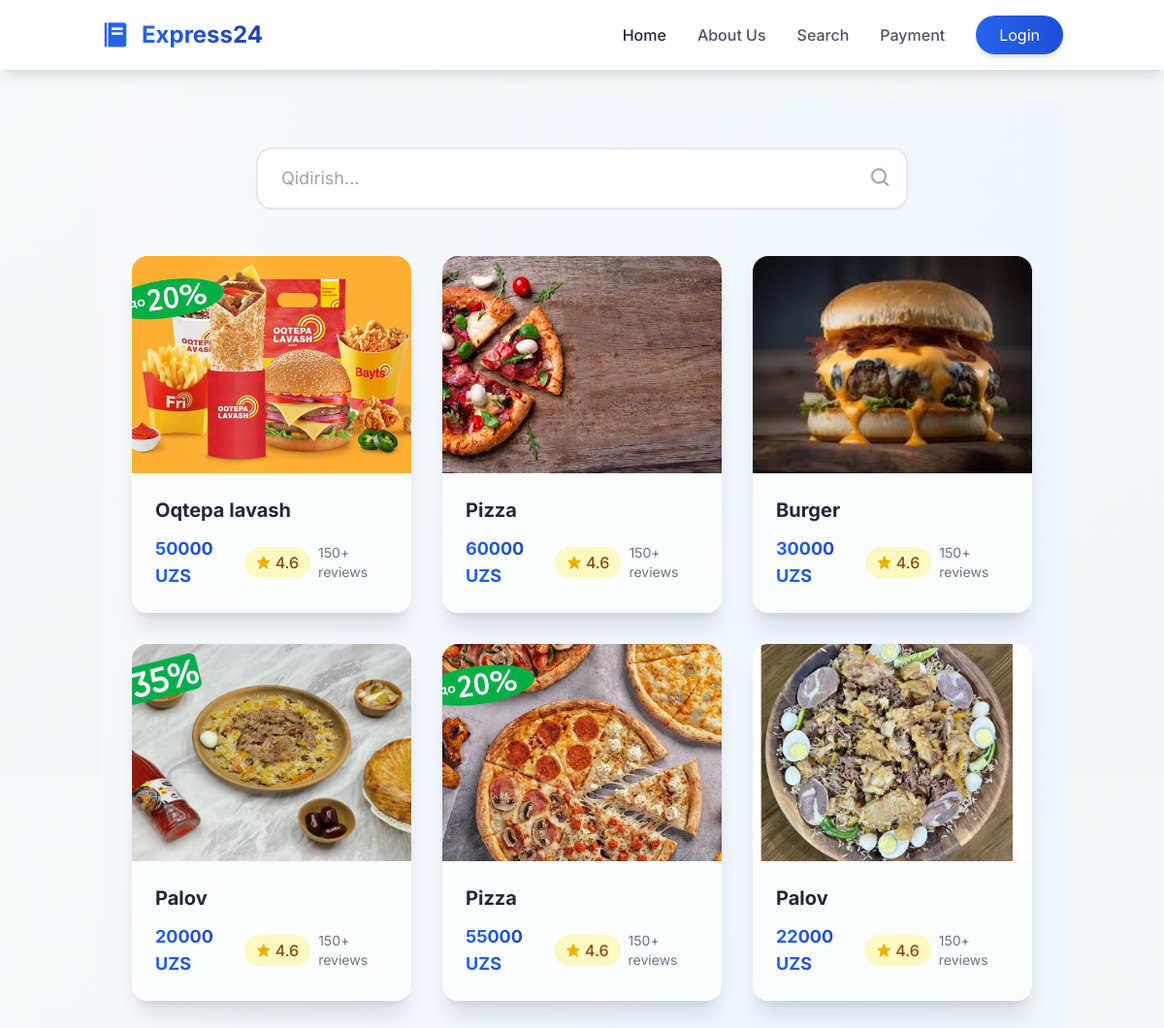
/qidiruv/, run on the app's committed database.
### app1/models.py (models this page shows, shortened)
class Taomlar(models.Model):
    mahsulot_nomi = models.CharField(max_length=100)
    mahsulot_izohi = models.CharField(max_length=200)
    rasm = models.ImageField(upload_to='fayl/', blank=True, null=True)
    mahsulot_narxi = models.IntegerField(blank=True, null=True)
    mahsulot_turi = models.CharField(max_length=100)

### app1/views.py (the view)
# urls.py: path('qidiruv/', Qidiruv.as_view(), name="search"),
class Qidiruv(View):
    def get(self,request):
        malumot = Taomlar.objects.all()
        if 'q' in request.GET:
            name=request.GET.get('q','')
            malumot = Taomlar.objects.filter(Q(mahsulot_turi__icontains=name) | Q(mahsulot_nomi__icontains=name) | Q(mahsulot_narxi__icontains=name))
        baza = {
            'malumot': malumot,
        }
        return render(request,'search.html',baza)

### templates/search.html (shortened to what this page needs)
{% extends 'base.html' %}
{% block content %}
{% load static %}
<div class="min-h-screen bg-gradient-to-br from-gray-50 via-blue-50 to-gray-100 py-12">
    <div class="container mx-auto px-4 sm:px-6 lg:px-8">
        <div class="max-w-7xl mx-auto">
            <div class="mb-12" x-data="{ focused: false }">
                <form method="GET" action="/qidiruv/" class="flex justify-center">
                    <div class="relative w-full max-w-2xl">
                        <input type="text"
                               name="q"
                               placeholder="Qidirish..."
                               @focus="focused = true"
                               @blur="focused = false"
                               class="w-full px-6 py-4 rounded-2xl border-2 border-gray-200
                                      shadow-sm transition-all duration-300
                                      focus:ring-4 focus:ring-blue-500/20 focus:border-blue-500
                                      hover:border-blue-400 text-lg"
                        >
                        <button type="submit"
                                class="absolute right-4 top-1/2 -translate-y-1/2
                                       text-gray-400 hover:text-blue-600 transition-colors duration-300">
                            <i class='bx bx-search text-2xl'></i>
                        </button>
                    </div>
                </form>
            </div>
            {% if malumot %}
            <div class="grid grid-cols-1 sm:grid-cols-2 lg:grid-cols-3 gap-8"
                 x-data="{ showItems: false }"
                 x-init="setTimeout(() => showItems = true, 100)"
                 x-show="showItems"
                 x-transition:enter="transition ease-out duration-500"
                 x-transition:enter-start="opacity-0 transform translate-y-4"
                 x-transition:enter-end="opacity-100 transform translate-y-0">
                {% for i in malumot %}
                <div class="bg-white/80 backdrop-blur-sm rounded-2xl shadow-xl hover:shadow-2xl
                            transition-all duration-500 transform hover:-translate-y-2 overflow-hidden group">
                    <a href="{% url 'taomlar' i.id %}" class="block">
                        <div class="relative h-56 overflow-hidden">
                            <img src="{{i.rasm.url}}"
                                 alt="{{i.mahsulot_nomi}}"
                                 class="w-full h-full object-cover transition-transform duration-700 group-hover:scale-105"
                            >
                        </div>
                        <div class="p-6">
                            <h3 class="text-xl font-bold text-gray-800 mb-3">{{i.mahsulot_nomi}}</h3>
                            <div class="flex items-center justify-between">
                                <span class="text-lg font-bold bg-gradient-to-r from-blue-600 to-blue-800
                                           bg-clip-text text-transparent">
                                </span>
                                <div class="flex items-center space-x-2">
                                    <span class="bg-yellow-100 text-yellow-800 px-3 py-1 rounded-full
                                               flex items-center font-medium">
                                        <i class='bx bxs-star text-yellow-500 mr-1'></i>
                                        4.6
                                    </span>
                                    <span class="text-gray-500 text-sm">150+ reviews</span>
                                </div>
                            </div>
                        </div>
                    </a>
                </div>
                {% endfor %}
            </div>
            {% endif %}
        </div>
    </div>
</div>
{% endblock content %}

### templates/base.html (shortened to what this page needs)
{%load static%}
<!DOCTYPE html>
<html lang="en">
<head>
    <script src="https://cdn.tailwindcss.com"></script>
    <link href="https://unpkg.com/boxicons@2.1.4/css/boxicons.min.css" rel="stylesheet">
    <link rel="stylesheet" href="https://cdnjs.cloudflare.com/ajax/libs/font-awesome/6.0.0-beta3/css/all.min.css" />
</head>
<body class="flex flex-col min-h-screen bg-gradient-to-br from-gray-50 to-gray-100 font-['Inter']">
    <header class="sticky top-0 z-50 bg-white/95 backdrop-blur-md shadow-lg">
        <div class="container mx-auto px-4">
            <div class="flex items-center justify-between py-4">
                <a href="{% url 'home'%}" class="flex items-center space-x-3 text-2xl font-bold text-gray-800 hover:text-blue-600 transition-all duration-300 hover-scale">
                    <i class='bx bxs-food-menu text-blue-600 text-3xl'></i>
                    <span class="bg-gradient-to-r from-blue-600 to-blue-800 bg-clip-text text-transparent">Express24</span>
                </a>
                <nav class="hidden md:flex items-center space-x-8">
                    <a href="{% url 'home'%}" class="text-gray-800 hover:text-blue-600 font-medium transition-all duration-300 hover:translate-y-[-2px]">Home</a>
                    <a href="{% url 'about'%}" class="text-gray-600 hover:text-blue-600 font-medium transition-all duration-300 hover:translate-y-[-2px]">About Us</a>
                    <a href="{% url 'search' %}" class="text-gray-600 hover:text-blue-600 font-medium transition-all duration-300 hover:translate-y-[-2px]">Search</a>
                    <a href="{% url 'zakaz' %}" class="text-gray-600 hover:text-blue-600 font-medium transition-all duration-300 hover:translate-y-[-2px]">Payment</a>
                    {% if request.user.is_authenticated %}
                        <a href="{% url 'buyurtma' %}" class="text-gray-600 hover:text-blue-600 font-medium transition-all duration-300 hover:translate-y-[-2px]">Orders</a>
                        <a href="{% url 'profile' %}" class="flex items-center space-x-2 px-4 py-2 bg-gradient-to-r from-blue-50 to-blue-100 rounded-full hover:from-blue-100 hover:to-blue-200 transition-all duration-300 shadow-sm hover:shadow group">
                            <i class='bx bxs-user-circle text-blue-600'></i>
                            <span class="group-hover:text-blue-600">{{request.user.username}}</span>
                        </a>
                    {% else %}
                        <a href="{% url 'login' %}" class="px-6 py-2 bg-gradient-to-r from-blue-600 to-blue-700 text-white rounded-full hover:from-blue-700 hover:to-blue-800 transition-all duration-300 transform hover:scale-105 shadow-md hover:shadow-lg">Login</a>
                    {% endif %}
                </nav>
            </div>
        </div>
    </header>
    <main class="flex-grow container mx-auto px-4 py-8">
        {% block content %}
        {% endblock content %}
    </main>
</body>
</html>

### templates/base.html (style rules this page uses)
.hover-scale { transition: transform 0.2s; }

### data on the page
Taomlar: rasm (picture), mahsulot_nomi "Oqtepa lavash"
Taomlar: rasm (picture), mahsulot_nomi "Pizza"
Taomlar: rasm (picture), mahsulot_nomi "Burger"
Taomlar: rasm (picture), mahsulot_nomi "Palov"
Taomlar: rasm (picture), mahsulot_nomi "Pizza"
Taomlar: rasm (picture), mahsulot_nomi "Palov"
